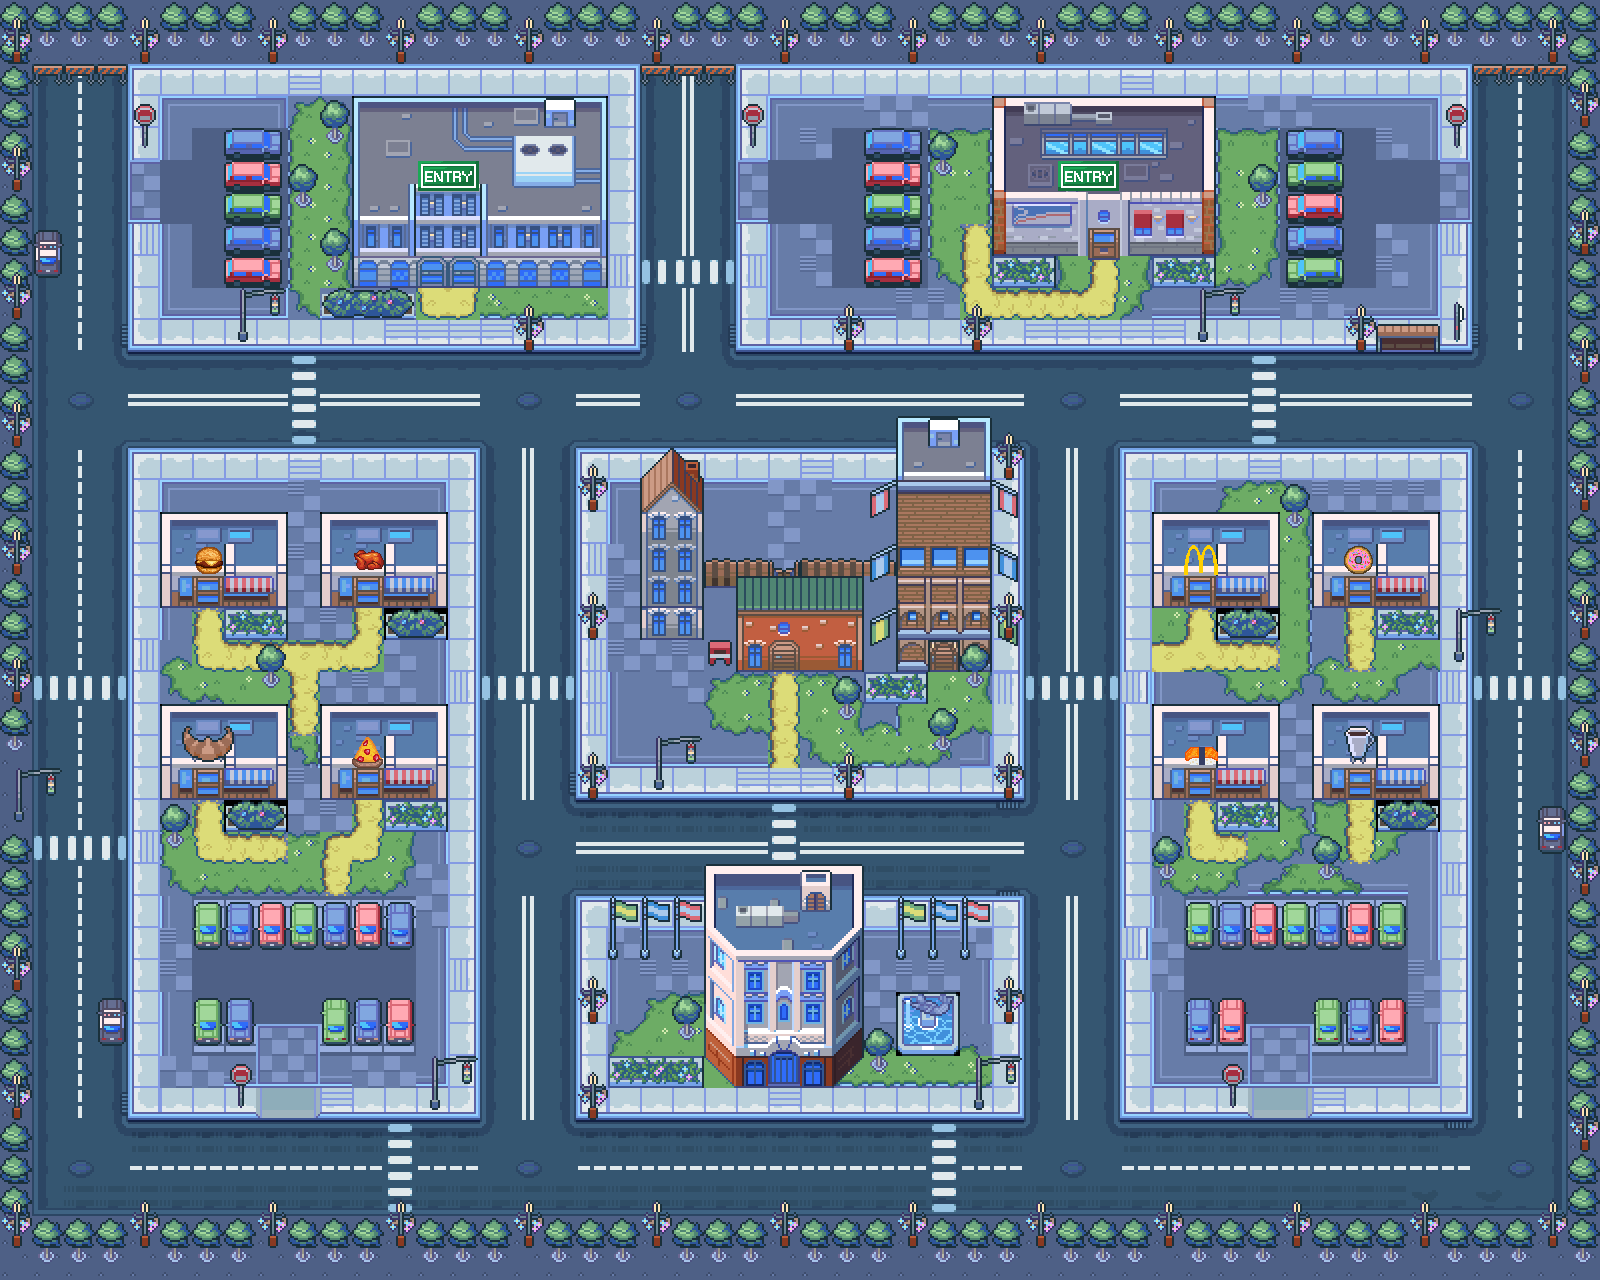

Below is a game level as drawn by its tile map, then a one-line description and the .tmx that defines it (tile-layer data replaced by summaries):
An orthogonal 50x40 tile map with 32x32 px tiles, 3 tile layers (road, building, item), 2 tilesets and 3 objects (3x start).

<map version="1.9" tiledversion="1.9.2" orientation="orthogonal" renderorder="right-down" width="50" height="40" tilewidth="32" tileheight="32" infinite="0" nextlayerid="13" nextobjectid="4">
 <editorsettings>
  <export target="tilemapjasmine.tmj" format="json" />
 </editorsettings>
 <tileset firstgid="1" name="City-01" tilewidth="32" tileheight="32" tilecount="896" columns="56">
  <properties>
   <property name="walk way" type="bool" value="true" />
  </properties>
  <image source="City-01.png" width="1792" height="512" />
  <tile id="0">
   <properties>
    <property name="buildingA" type="bool" value="true" />
   </properties>
  </tile>
  <tile id="384">
   <properties>
    <property name="walkway" type="bool" value="true" />
   </properties>
  </tile>
  <tile id="720">
   <properties>
    <property name="walkway" type="bool" value="true" />
   </properties>
  </tile>
 </tileset>
 <tileset firstgid="897" name="entry" tilewidth="32" tileheight="32" tilecount="2" columns="2">
  <image source="entry.png" width="64" height="32" />
 </tileset>
 <layer id="1" name="road" width="50" height="40">
  <data>[2000 cells, 1603 non-empty, 117 distinct tile ids]</data>
 </layer>
 <layer id="9" name="building" width="50" height="40">
  <data>[2000 cells, 670 non-empty, 210 distinct tile ids]</data>
 </layer>
 <layer id="11" name="item" width="50" height="40">
  <data>[2000 cells, 340 non-empty, 78 distinct tile ids]</data>
 </layer>
 <objectgroup id="12" name="objectlayer">
  <object id="1" name="start" x="783.949" y="705.664">
   <point />
  </object>
  <object id="2" name="start" x="1104.64" y="290.164">
   <point />
  </object>
  <object id="3" name="start" x="447.009" y="313.69">
   <point />
  </object>
 </objectgroup>
</map>